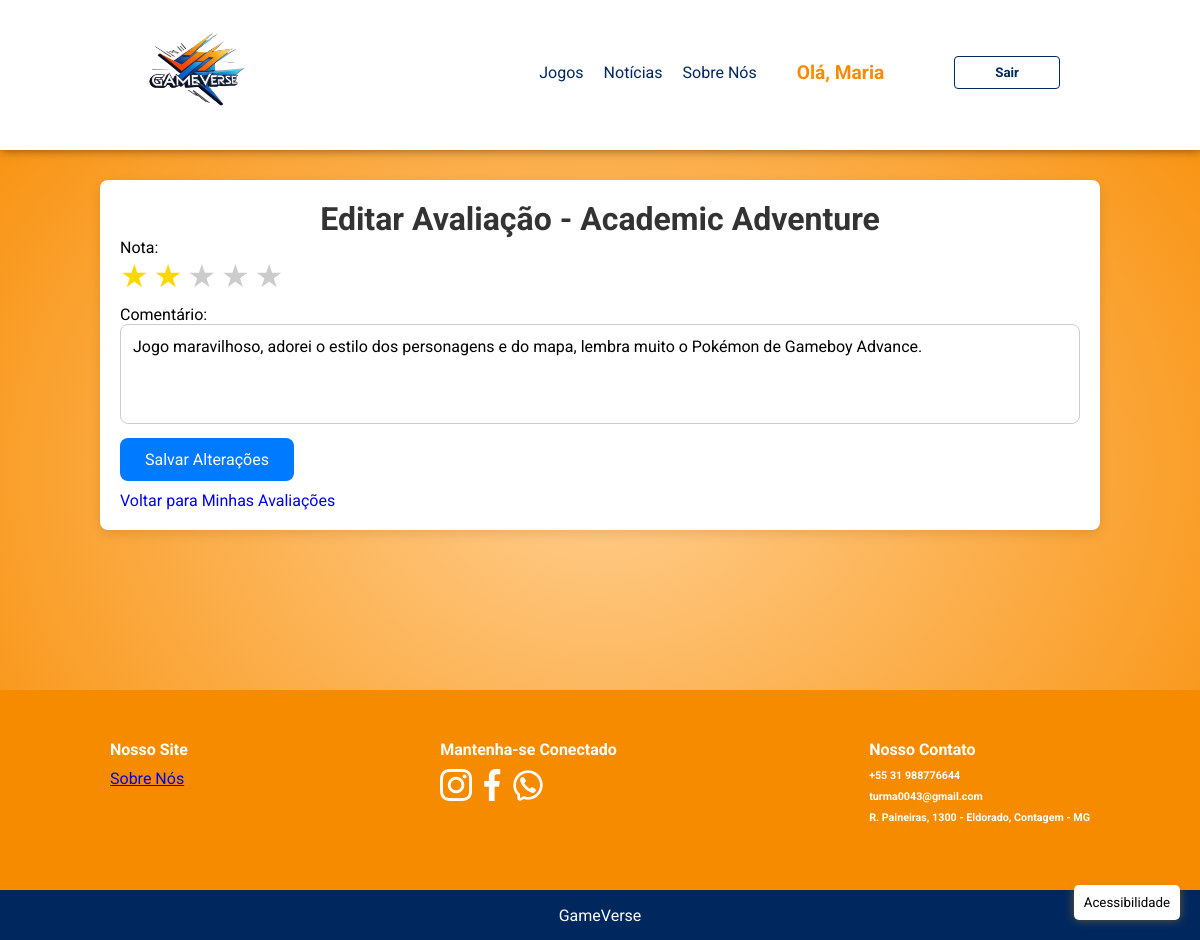
The page /edit_review.php?id=2 (signed in) on the database its author committed.
### tables this page shows
CREATE TABLE IF NOT EXISTS `avaliacoes` (
  `id` int NOT NULL AUTO_INCREMENT,
  `id_user` int NOT NULL,
  `id_jogo` int NOT NULL,
  `nota` int NOT NULL,
  `comentario` text,
  `data_avaliacao` datetime DEFAULT CURRENT_TIMESTAMP,
  PRIMARY KEY (`id`),
  KEY `id_user` (`id_user`),
  KEY `id_jogo` (`id_jogo`)
);

CREATE TABLE IF NOT EXISTS `jogos` (
  `id` int NOT NULL AUTO_INCREMENT,
  `nome` varchar(255) NOT NULL,
  `descricao` text,
  `imagem` varchar(255) DEFAULT NULL,
  PRIMARY KEY (`id`)
);

### edit_review.php (the view, shortened to what this page needs)
<?php
include('conexao.php');
$review_id = $_GET['id'];
$user_id = $_SESSION['user_id'];
$query = "SELECT a.*, j.nome as jogo_nome, j.imagem as jogo_imagem
          FROM avaliacoes a
          JOIN jogos j ON a.id_jogo = j.id
          WHERE a.id = :id AND a.id_user = :user_id";
$stmt = $conn->prepare($query);
$stmt->bindParam(':id', $review_id, PDO::PARAM_INT);
$stmt->bindParam(':user_id', $user_id, PDO::PARAM_INT);
$stmt->execute();
$review = $stmt->fetch(PDO::FETCH_ASSOC);
?>
<!DOCTYPE html>
<html lang="pt-br">
<head>
    <link rel="stylesheet" href="/HTML_PROJECT/styles/edit_review.css">
</head>
<body>
    <button id="open-accessibility" aria-label="Abrir painel de acessibilidade">Acessibilidade</button>
    <header>
        <div class="content">
            <nav>
                <p class="brand">
                    <a href="index.php">
                        <img src="/HTML_PROJECT/assets/Logo2.png" alt="Logo GameVerse" class="logo">
                    </a>
                </p>
                <ul>
                    <li><a href="index.php#games">Jogos</a></li>
                    <li><a href="index.php#galery">Notícias</a></li>
                    <li><a href="about.php">Sobre Nós</a></li>
                    <?php if (isset($_SESSION['usuario'])): ?>
                        <li class="dropdown">
                            <div class="user-container" onclick="toggleDropdown()">
                                <span>Olá, <?php echo $_SESSION['usuario']; ?></span>
                            </div>
                        </li>
                        <li><button onclick="window.location.href='logout.php'">Sair</button></li>
                    <?php else: ?>
                        <li><button onclick="window.location.href='login.php'">Entrar</button></li>
                    <?php endif; ?>
                </ul>
            </nav>
        </div>
    </header>
    <main>
        <h1>Editar Avaliação - <?php echo htmlspecialchars($review['jogo_nome']); ?></h1>
        <form method="POST">
            <div>
                <label for="nota">Nota:</label>
                <div class="stars">
                    <?php for ($i = 1; $i <= 5; $i++): ?>
                        <span class="star <?php echo ($review['nota'] >= $i) ? 'filled' : ''; ?>" data-value="<?php echo $i; ?>">&#9733;</span>
                    <?php endfor; ?>
                </div>
            </div>
            <div>
                <label for="comentario">Comentário:</label>
                <textarea id="comentario" name="comentario" rows="4" required><?php echo htmlspecialchars($review['comentario']); ?></textarea>
            </div>
            <button class="save" type="submit">Salvar Alterações</button>
        </form>
        <a href="reviews.php">Voltar para Minhas Avaliações</a>
    </main>
    <footer>
        <div class="main">
            <div class="content footer-links">
                <div class="footer-company">
                    <h4>Nosso Site</h4>
                    <a href="/HTML_PROJECT/about.php">Sobre Nós</a>
                </div>
                <div class="footer-social">
                    <h4>Mantenha-se Conectado</h4>
                    <div class="social-icons">
                        <img src="/HTML_PROJECT/assets/instagram.png" alt="Instagram">
                        <img src="/HTML_PROJECT/assets/facebook.png" alt="Facebook">
                        <img src="/HTML_PROJECT/assets/whatsapp-svgrepo-com.png" alt="Whatsapp">
                    </div>
                </div>
                <div class="footer-contact">
                    <h4>Nosso Contato</h4>
                    <h6>+55 31 988776644</h6>
                    <h6>turma0043@gmail.com</h6>
                    <h6>R. Paineiras, 1300 - Eldorado, Contagem - MG</h6>
                </div>
            </div>
        </div>
        <div class="last">
            GameVerse
        </div>
    </footer>
</body>
</html>

### styles/edit_review.css (style rules this page uses)
* { margin: 0px; padding: 0px; box-sizing: border-box; outline: none; font-family: 'Roboto', sans-serif; }
:root { --orange: #f78b00; --blue: #00285f; --gray: #ededed; }
html, body { width: 100%; overflow-x: hidden; background: radial-gradient(#ffce8e, #f78b00); scroll-behavior: smooth; transition: background-color 0.3s; transition: font-size 0.3s ease; }
main { flex: 1; }
#open-accessibility { position: fixed; bottom: 20px; right: 20px; padding: 10px; background-color: #fff; border: none; border-radius: 5px; box-shadow: 0 0 10px rgba(205, 142, 17, 0.5); cursor: pointer; z-index: 10000; }
body:not(.high-contrast) #open-accessibility { background-color: #fff; color: black; }
header { width: 100%; height: 150px; background: white; box-shadow: 1px 0px 10px 0px rgba(0, 0, 0, 0.5); -webkit-box-shadow: 1px 0px 10px 0px rgba(0, 0, 0, 0.5); -moz-box-shadow: 1px 0px 10px 0px rgba(0, 0, 0, 0.5); }
.content { max-width: 1000px; min-width: 300px; margin: 0 auto; display: flex; flex-direction: column; padding: 10px; }
nav { width: 100%; height: 125px; display: flex; flex-direction: row; align-items: center; justify-content: space-between; }
.brand { font-size: 24px; color: var(--blue); cursor: pointer; }
.brand a { text-decoration: none; }
nav .brand .logo { width: 130px; height: 130px; margin-left: 20px; }
nav ul { display: flex; flex-direction: row; align-items: center; justify-content: flex-start; margin-right: 20px; }
nav ul li { list-style: none; padding: 10px; cursor: pointer; display: flex; align-items: center; }
nav ul li span { color: var(--orange); font-weight: bold; font-size: 1.2em; padding: 5px 10px; border-radius: 5px; }
nav ul li a { color: var(--blue); text-decoration: none; }
nav ul button { border: 1px solid var(--blue); background: transparent; padding: 8px 40px; cursor: pointer; margin-left: 30px; color: var(--blue); font-weight: bold; border-radius: 4px; }
.dropdown { position: relative; display: inline-block; }
.user-container { display: flex; align-items: center; cursor: pointer; padding: 5px 10px; }
main { padding: 20px; max-width: 1000px; margin: 30px auto; background-color: white; border-radius: 8px; box-shadow: 0px 4px 12px rgba(0, 0, 0, 0.1); }
main a { text-decoration: none; }
h1 { text-align: center; color: #333; }
.stars { display: flex; font-size: 1.5em; color: #ccc; margin-bottom: 10px; }
.star.filled { color: gold; }
.star { margin-right: 5px; cursor: pointer; }
.stars { display: flex; cursor: pointer; font-size: 2em; color: #ccc; transition: transform 0.3s ease; }
.star { transition: color 0.3s, transform 0.2s ease; }
textarea { width: 100%; height: 100px; padding: 12px; font-size: 16px; border: 1px solid #ccc; border-radius: 8px; margin-bottom: 10px; resize: none; box-sizing: border-box; transition: border-color 0.3s ease; }
.save { padding: 12px 25px; background-color: #007BFF; margin-bottom: 10px; color: white; font-size: 16px; border: none; border-radius: 8px; cursor: pointer; transition: background-color 0.3s ease; }
footer { width: 100%; height: 250px; }
footer .main { margin-top: 20vh; width: 100%; height: 200px; background-color: var(--orange); padding: 20px 0px; }
.footer-links { max-width: 1000px; min-width: 300px; display: flex; flex-direction: row; justify-content: space-between; margin-top: 20px; }
.footer-company, .footer-rental, .footer-contact, .footer-social { color: white; height: 100%; min-height: 100px; }
.footer-links h4 { margin-bottom: 10px; }
.footer-links h6 { margin-bottom: 8px; }
.main .footer-social img { width: 32px; height: 32px; cursor: pointer; }
footer .last { width: 100%; height: 50px; background: var(--blue); color: white; display: flex; align-items: center; justify-content: center; }

### rows shown on the page
avaliacoes: id_jogo.nome "Academic Adventure", comentario "Jogo maravilhoso, adorei o estilo dos personagens e do mapa, lembra muito o Pokémon de Gameboy Advance."

### other values the page prints
$_SESSION['usuario'] "Maria"
